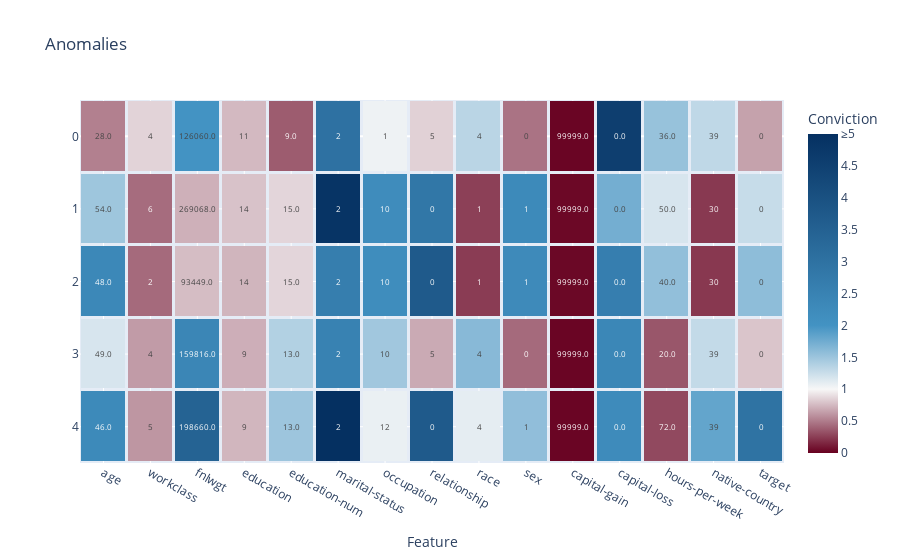

The code cell stored with this chart in its notebook:
### Code cell
plot_anomalies(outliers, outlier_global_case_feature_residual_convictions)

### Figure 1 — Plotly figure (JSON) as saved in the notebook; plotly's stock layout.template omitted (floating-point values rounded to 4 significant figures)
{"data": [{"coloraxis": "coloraxis", "hovertemplate": "Conviction=%{z}", "name": "Outliers", "text": [["28.0", "4", "126060.0", "11", "9.0", "2", "1", "5", "4", "0", "99999.0", "0.0", "36.0", "39", "0", "0.07953190988301252", "627", "53098e9a-473d-4ae9-8b45-5f001c9db340", "30.46087988167684", "outlier"], ["54.0", "6", "269068.0", "14", "15.0", "2", "10", "0", "1", "1", "99999.0", "0.0", "50.0", "30", "0", "0.09022621201141313", "556", "53098e9a-473d-4ae9-8b45-5f001c9db340", "26.187047767333613", "outlier"], ["48.0", "2", "93449.0", "14", "15.0", "2", "10", "0", "1", "1", "99999.0", "0.0", "40.0", "30", "0", "0.092432805751587", "997", "53098e9a-473d-4ae9-8b45-5f001c9db340", "25.421484321166286", "outlier"], ["49.0", "4", "159816.0", "9", "13.0", "2", "10", "5", "4", "0", "99999.0", "0.0", "20.0", "39", "0", "0.09318434337056407", "787", "53098e9a-473d-4ae9-8b45-5f001c9db340", "27.39643869467789", "outlier"], ["46.0", "5", "198660.0", "9", "13.0", "2", "12", "0", "4", "1", "99999.0", "0.0", "72.0", "39", "0", "0.10617424235993819", "230", "53098e9a-473d-4ae9-8b45-5f001c9db340", "25.661090148192617", "outlier"]], "texttemplate": "%{text}", "type": "heatmap", "x": ["age", "workclass", "fnlwgt", "education", "education-num", "marital-status", "occupation", "relationship", "race", "sex", "capital-gain", "capital-loss", "hours-per-week", "native-country", "target"], "xgap": 3, "y": [0, 1, 2, 3, 4], "ygap": 3, "z": [[0.5199, 0.8542, 1.998, 0.7504, 0.3716, 3.019, 1.05, 0.8451, 1.337, 0.4667, 0.02096, 4.563, 1.533, 1.312, 0.6547], [1.494, 0.4376, 0.7123, 0.7871, 0.8639, 4.891, 2.207, 2.863, 0.2587, 2.286, 0.0314, 1.73, 1.175, 0.2293, 1.275], [2.323, 0.4283, 0.7662, 0.7324, 0.8639, 2.629, 2.188, 3.724, 0.244, 2.263, 0.0306, 2.626, 1.56, 0.2283, 1.583], [1.18, 0.6277, 2.403, 0.7061, 1.382, 2.524, 1.48, 0.6896, 1.616, 0.4302, 0.0211, 2.368, 0.3481, 1.289, 0.7975], [2.287, 0.6067, 3.463, 0.7374, 1.502, 6.219, 1.074, 3.72, 1.098, 1.566, 0.02094, 2.251, 0.2945, 1.822, 2.968]]}], "layout": {"coloraxis": {"cmax": 5, "cmin": 0, "colorbar": {"ticktext": ["0", "0.5", "1", "1.5", "2", "2.5", "3", "3.5", "4", "4.5", "≥5"], "tickvals": [0, 0.5, 1, 1.5, 2, 2.5, 3, 3.5, 4, 4.5, 5], "title": {"text": "Conviction"}}, "colorscale": [[0, "rgb(103,0,31)"], [0.2, "rgb(247, 247, 247)"], [0.4, "rgb(67,147,195)"], [1, "rgb(5,48,97)"]]}, "title": {"text": "Anomalies"}, "xaxis": {"anchor": "y", "domain": [0, 1], "title": {"text": "Feature"}}, "yaxis": {"anchor": "x", "autorange": "reversed", "domain": [0, 1], "title": {}}}}
